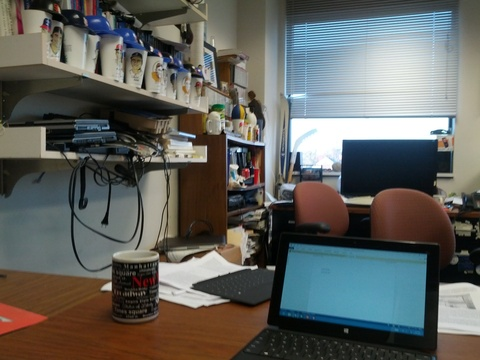
#> input picture data/source004/panorama03_03.jpg, 480 x 360 px; its folder holds 3 pictures in this run
$ python main.py   (older library calls are emulated)
#> lines starting #> are read from the running program, lines starting #| are printed output that depends on the picture
#> in Splice, img1 is the input picture: shape (360, 480, 3); mean B, G, R 93.3, 97.5, 96.6
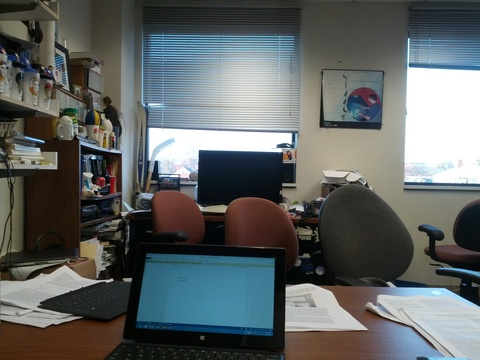
#> input picture data/source004/panorama03_04.jpg, 480 x 360 px
#> in Splice, img2 is the input picture: shape (360, 480, 3); mean B, G, R 99.2, 99.9, 95.5
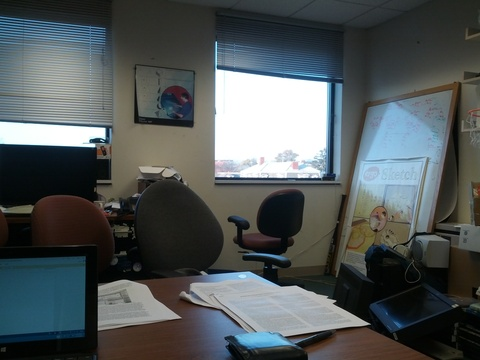
#> input picture data/source004/panorama03_07.jpg, 480 x 360 px
#> in Splice, img3 is the input picture: shape (360, 480, 3); mean B, G, R 87.4, 86.7, 80.7
### Code/my_RANSAC.py
import cv2
import numpy as np
import random
from matplotlib import pyplot as plt
import time


#通过最小二乘法求解单应矩阵H
def findH(fp, tp):
    A = np.zeros((8, 8))
    B = np.zeros((8, 1))
    for i in range(4):
        A[2 * i] = [fp[0][i], fp[1][i], 1, 0, 0, 0,
                    -tp[0][i] * fp[0][i], -tp[0][i] * fp[1][i]]
        A[2 * i + 1] = [0, 0, 0, fp[0][i], fp[1][i], 1,
                        -tp[1][i] * fp[0][i], -tp[1][i] * fp[1][i]]
        B[2 * i] = [tp[0][i]]
        B[2 * i + 1] = [tp[1][i]]

    k = np.linalg.lstsq(A, B, rcond=None)[0]
    H = np.zeros((3, 3))
    H[2][2] = 1
    for i in range(8):
        H[i // 3][i % 3] = k[i][0]
    H = H / np.linalg.norm(H)
    return H

#将源图像中的一个点A通过单应矩阵H映射到目标图像
#它接受两个参数：H和A，分别表示单应矩阵和源图像中的一个点的坐标。它返回一个长度为2的一维数组，表示映射后的坐标。
def change(H,A):
    b = np.array([[A[0]],[A[1]],[1]])
    a = np.dot(H,b)
    tmp = a[2][0]
    B = np.array([a[0][0]/tmp,a[1][0]/tmp])
    return B

def RANSAC(A,B):
    random.seed(time.time())
    min_e = 999999
    e = 5
    p = 0.9
    n = len(A)
    H = False
    for ite in range(2000):
        flag = 0
        m = 0
        count = 0
        #随机选择4个对应点，计算它们之间的单应矩阵H
        s = random.sample(range(0,n),4)
        i1,i2,i3,i4 = s[0],s[1],s[2],s[3]
        fp = np.array([[A[i1][0],A[i2][0],A[i3][0],A[i4][0]],
                       [A[i1][1],A[i2][1],A[i3][1],A[i4][1]]])
        tp = np.array([[B[i1][0],B[i2][0],B[i3][0],B[i4][0]],
                       [B[i1][1],B[i2][1],B[i3][1],B[i4][1]]])
        try:
            h = findH(fp,tp)
        except:
            flag = 1
        if flag == 0:
            for i in range(n):
                #计算B和B_h之间的误差e_h，将所有误差值相加得到m
                B_h = change(h,A[i])
                e_h = abs(B[i][0]-B_h[0]) + abs(B[i][1]-B_h[1])
                m = m+e_h
                if e_h < e:
                    count += 1
            #如果m小于min_e，则更新min_e和H
            if m < min_e:
                min_e = m
                H = h
            #如果有超过p比例的点满足e_h小于e，则认为这个H是一个好的估计

            if count/n > p:
                break

    return H

### Code/main.py
import os
import math
import numpy as np
import cv2
from matplotlib import pyplot as plt
import random
import time
import my_RANSAC
import my_Warp


# [4 lines left out: function display, not called in this run]


# 保存图片
def save(img, name):
    cv2.imwrite("..//Result//" + str(name) + ".jpg", img)


# 将A，B大小变为一致(添加黑色边框)
def same_size(A, B):
    h1, w1, _ = A.shape
#> h1 = 360; w1 = 480
    h2, w2, _ = B.shape
#> h2 = 360; w2 = 480
    if w1 > w2:
        B = cv2.copyMakeBorder(B,
                               0,
                               0,
                               0,
                               w1 - w2,
                               cv2.BORDER_CONSTANT,
                               value=(0, 0, 0))
    else:
        A = cv2.copyMakeBorder(A,
                               0,
                               0,
                               w2 - w1,
                               0,
                               cv2.BORDER_CONSTANT,
                               value=(0, 0, 0))
    return (A, B)


# 圆柱投影
# f为圆柱半径，每次匹配需要调节f
# [40 lines left out: functions cylindrical_projection, remove_the_blackborder, not called in this run]


def Warp(A, B):
    img = same_size(A, B)
    srcImg, dstImg = img[0], img[1]
    #转换为灰度图
    img1gray = cv2.cvtColor(srcImg, cv2.COLOR_BGR2GRAY)
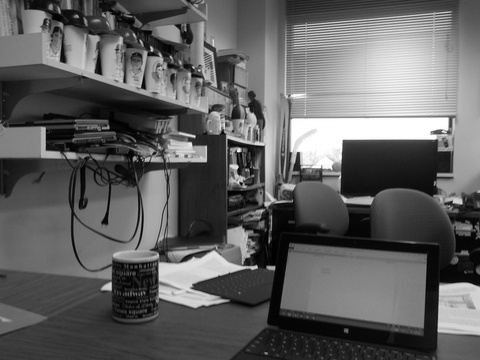
#> img1gray: shape (360, 480); min 0, max 255, mean 96.8
    img2gray = cv2.cvtColor(dstImg, cv2.COLOR_BGR2GRAY)
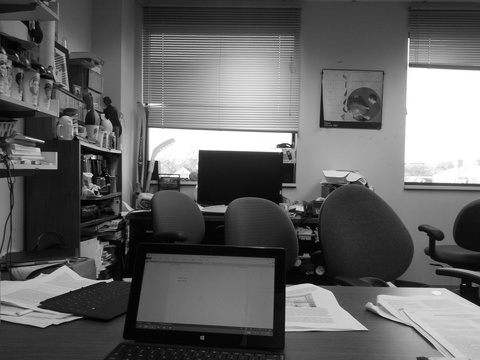
#> img2gray: shape (360, 480); min 0, max 255, mean 98.5

    sift = cv2.SIFT().create()

    kp1, des1 = sift.detectAndCompute(img1gray, None)
#> kp1 = 916 keypoints; strongest (x, y, size): (239, 150, 3), (194, 136, 2), (298, 154, 2.7), (108, 287, 5.4)
    kp2, des2 = sift.detectAndCompute(img2gray, None)
#> kp2 = 667 keypoints; strongest (x, y, size): (93, 157, 2.9), (176, 151, 33.6), (111, 280, 2.2), (156, 162, 2.6)

    # 用于匹配特征之的算法(画出匹配图)
    index_params = dict(algorithm=1, trees=5)
    search_params = dict(checks=50)
    flann = cv2.FlannBasedMatcher(index_params, search_params)
    matches = flann.knnMatch(des1, des2, k=2)
#> matches = 916 matches
    matchesMask = [[0, 0] for i in range(len(matches))]
#> matchesMask = 916 pairs, first value 0 to 0, second value 0 to 0

    good = []
    pts1 = []
    pts2 = []
    for i, (m, n) in enumerate(matches):
        if m.distance < 0.7 * n.distance:
            good.append(m)
            pts2.append(kp2[m.trainIdx].pt)
            pts1.append(kp1[m.queryIdx].pt)
            matchesMask[i] = [1, 0]
#> after the loop, good = 309 matches; matchesMask = 916 pairs, first value 0 to 1, second value 0 to 0; pts1 = 309 pairs, first value 57.82 to 473.5, second value 5.31 to 336.8; pts2 = 309 pairs, first value 3.44 to 403.9, second value 2.92 to 337.5

    draw_params = dict(matchColor=(0, 255, 0),
                       singlePointColor=(255, 0, 0),
                       matchesMask=matchesMask,
                       flags=0)
#> draw_params = 4 items
    img3 = cv2.drawMatchesKnn(img1gray, kp1, img2gray, kp2, matches, None,
                              **draw_params)
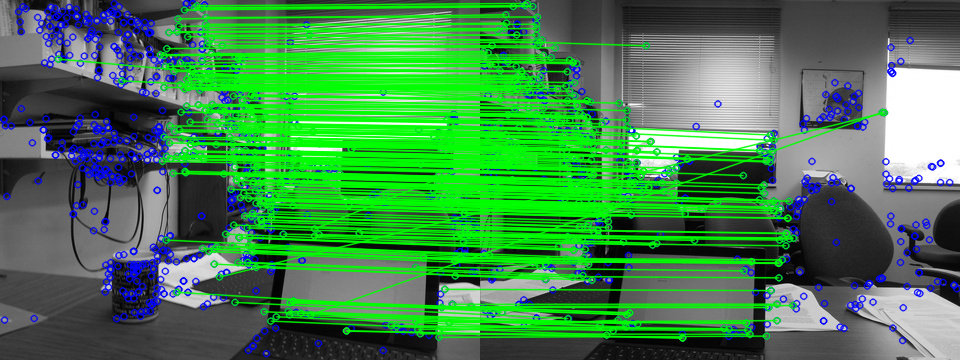
#> img3: shape (360, 960, 3); mean of channels 0, 1, 2 78.5, 132.9, 68.1; drawn as B, G, R
    #cv2.imshow("FLANN", img3)
    #rows, cols = srcImg.shape[:2]
    #寻找单应性矩阵
    MIN_MATCH_COUNT = 20
    if len(good) > MIN_MATCH_COUNT:
        src_pts = np.float32([kp1[m.queryIdx].pt for m in good]).reshape(-1, 2)
#> src_pts has the same summary as pts1
        dst_pts = np.float32([kp2[m.trainIdx].pt for m in good]).reshape(-1, 2)
#> dst_pts has the same summary as pts2
        H = my_RANSAC.RANSAC(src_pts, dst_pts)
#> in RANSAC, `n = len(A)`: n = 309
#> the loop in RANSAC, `for ite in range(2000):` made 2 passes
#> (fp, tp) on pass 1: ([[205.4, 229.1, 257.2, 251.4], [16.92, 155.6, 221.4, 215.8]], [[57.03, 82.45, 113.4, 107], [16.48, 162.7, 231.9, 226.3]])
        #print("单应性矩阵H为：")
        #print(H)
    #todo: implement this function manually.
    # warpImg = cv2.warpPerspective(dstImg, np.linalg.inv(H), (dstImg.shape[1] + srcImg.shape[1], dstImg.shape[0]))

#> (the run stopped early here; a loop or call above may not have finished)
